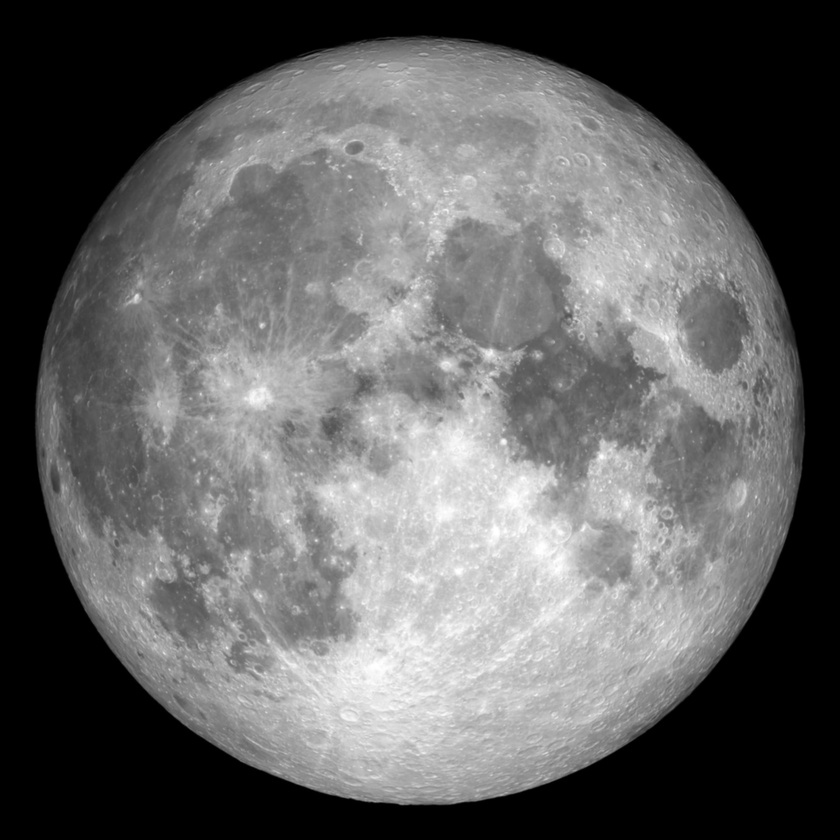
#> input picture Imagens/moon2.jpg, 840 x 840 px, shrunk from 3228 x 3228 before the run
$ python Aula10_ajuste-de-nitidez-laplaciano.py
#> lines starting #> are read from the running program, lines starting #| are printed output that depends on the picture; after the words box and inside, x2 and y2 are one past the last pixel; in counts of white or black regions, pixels touching at a corner belong together
import cv2
from matplotlib import pyplot as plt
import numpy as np

I1 = cv2.imread('./Imagens/moon2.jpg', cv2.IMREAD_GRAYSCALE)
#> I1 is the input picture: shape (840, 840); min 0, max 255, mean 99

# Kernel Laplaciano
Kl = np.array([[0,1,0], [1, -4, 1], [0,1,0]], np.float32)

# Filtragem com o laplaciano
Il = cv2.filter2D(I1, -1, Kl, borderType=cv2.BORDER_REFLECT101)
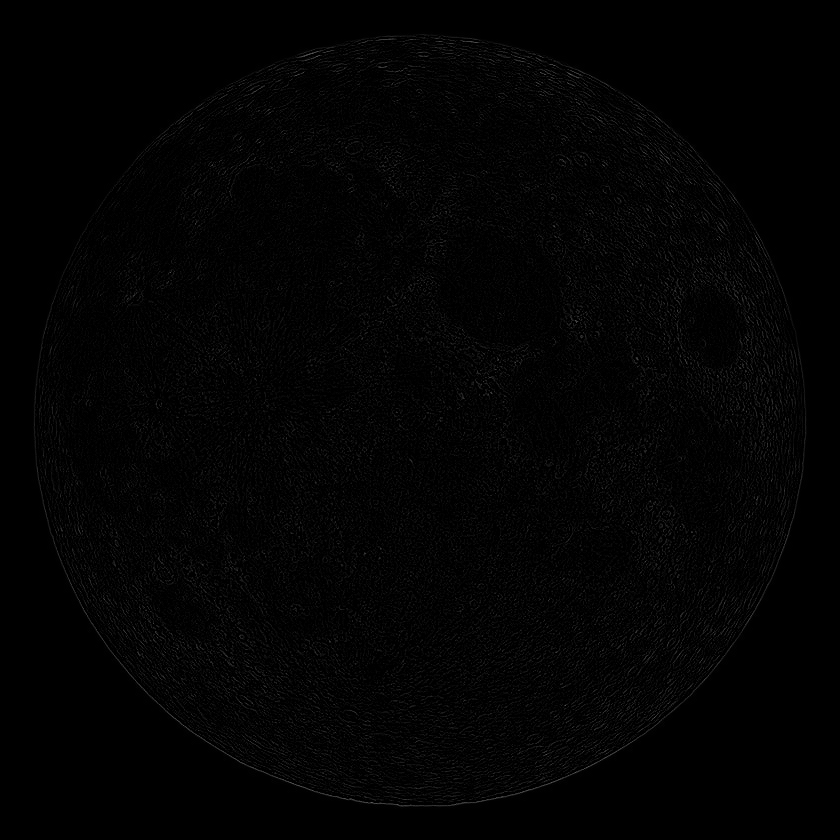
#> Il: shape (840, 840); min 0, max 94, mean 3

k = 0.2
In = I1 - k*Il
In[In > 1] = 1
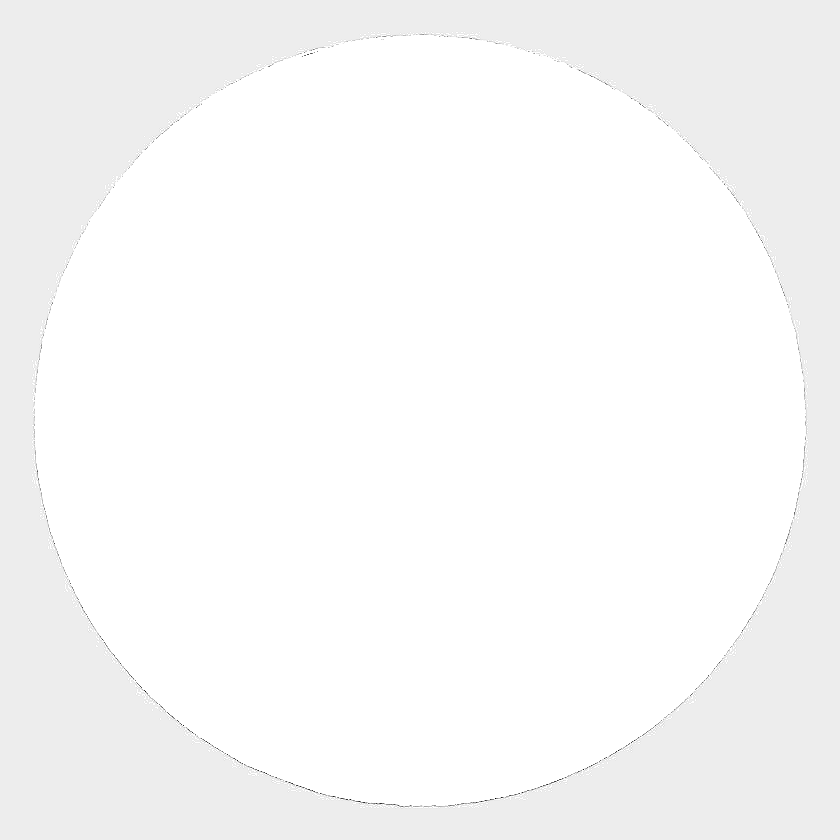
#> In: shape (840, 840) float64; min -13.4, max 1, mean 0.652; drawn with min black and max white
In[In < 0] = 0
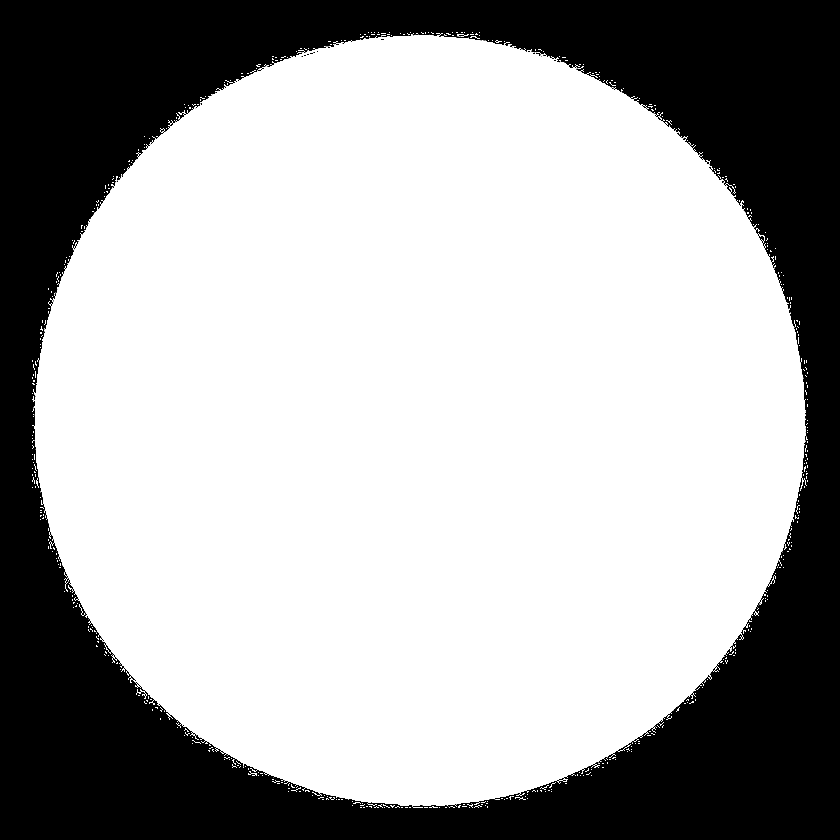
#> In: shape (840, 840) float64; 1.04% of pixels changed, all inside (x1, y1, x2, y2) = (31, 31, 809, 809)

plt.figure()
plt.imshow(In, cmap='gray')
plt.show()

$ run again, with Imagens/Fingerprint.jpg copied over Imagens/moon2.jpg
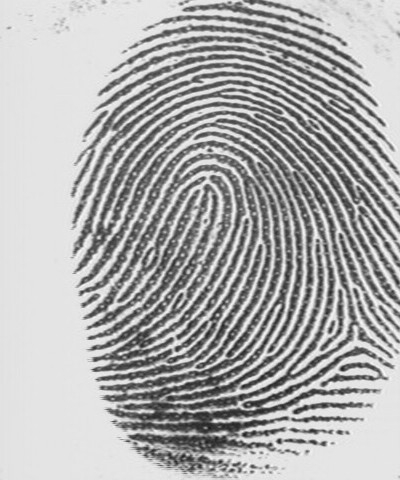
#> input picture Imagens/Fingerprint.jpg, 400 x 480 px
#> I1 is the input picture: shape (480, 400); min 27, max 251, mean 173.8
#> `Il = cv2.filter2D(I1, -1, Kl, borderType=cv2.BORDER_REFLECT101)`:
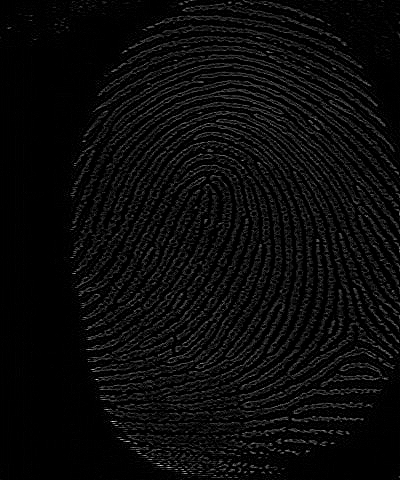
#> Il: shape (480, 400); min 0, max 238, mean 10.6
